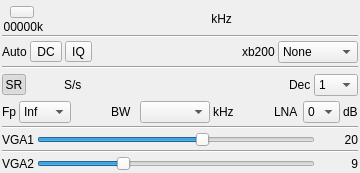
<?xml version="1.0" encoding="UTF-8"?>
<ui version="4.0">
 <class>Bladerf1InputGui</class>
 <widget class="QWidget" name="Bladerf1InputGui">
  <property name="geometry">
   <rect>
    <x>0</x>
    <y>0</y>
    <width>360</width>
    <height>173</height>
   </rect>
  </property>
  <property name="sizePolicy">
   <sizepolicy hsizetype="Fixed" vsizetype="Fixed">
    <horstretch>0</horstretch>
    <verstretch>0</verstretch>
   </sizepolicy>
  </property>
  <property name="minimumSize">
   <size>
    <width>360</width>
    <height>173</height>
   </size>
  </property>
  <property name="maximumSize">
   <size>
    <width>380</width>
    <height>250</height>
   </size>
  </property>
  <property name="font">
   <font>
    <family>Liberation Sans</family>
    <pointsize>9</pointsize>
   </font>
  </property>
  <property name="windowTitle">
   <string>BladeRF1</string>
  </property>
  <layout class="QVBoxLayout" name="verticalLayout">
   <property name="spacing">
    <number>3</number>
   </property>
   <property name="leftMargin">
    <number>2</number>
   </property>
   <property name="topMargin">
    <number>2</number>
   </property>
   <property name="rightMargin">
    <number>2</number>
   </property>
   <property name="bottomMargin">
    <number>2</number>
   </property>
   <item>
    <layout class="QHBoxLayout" name="horizontalLayout_freq">
     <property name="topMargin">
      <number>4</number>
     </property>
     <item>
      <layout class="QVBoxLayout" name="deviceUILayout">
       <item>
        <layout class="QHBoxLayout" name="deviceButtonsLayout">
         <item>
          <widget class="ButtonSwitch" name="startStop">
           <property name="toolTip">
            <string>start/stop acquisition</string>
           </property>
           <property name="text">
            <string/>
           </property>
           <property name="icon">
            <iconset resource="../../../sdrgui/resources/res.qrc">
             <normaloff>:/play.png</normaloff>
             <normalon>:/stop.png</normalon>:/play.png</iconset>
           </property>
          </widget>
         </item>
        </layout>
       </item>
       <item>
        <layout class="QHBoxLayout" name="deviceRateLayout">
         <item>
          <widget class="QLabel" name="deviceRateText">
           <property name="toolTip">
            <string>I/Q sample rate kS/s</string>
           </property>
           <property name="text">
            <string>00000k</string>
           </property>
           <property name="alignment">
            <set>Qt::AlignRight|Qt::AlignTrailing|Qt::AlignVCenter</set>
           </property>
          </widget>
         </item>
        </layout>
       </item>
      </layout>
     </item>
     <item>
      <spacer name="freqLeftSpacer">
       <property name="orientation">
        <enum>Qt::Horizontal</enum>
       </property>
       <property name="sizeHint" stdset="0">
        <size>
         <width>0</width>
         <height>0</height>
        </size>
       </property>
      </spacer>
     </item>
     <item>
      <widget class="ValueDial" name="centerFrequency" native="true">
       <property name="sizePolicy">
        <sizepolicy hsizetype="Maximum" vsizetype="Maximum">
         <horstretch>0</horstretch>
         <verstretch>0</verstretch>
        </sizepolicy>
       </property>
       <property name="minimumSize">
        <size>
         <width>32</width>
         <height>16</height>
        </size>
       </property>
       <property name="font">
        <font>
         <family>Liberation Mono</family>
         <pointsize>16</pointsize>
        </font>
       </property>
       <property name="cursor">
        <cursorShape>PointingHandCursor</cursorShape>
       </property>
       <property name="focusPolicy">
        <enum>Qt::StrongFocus</enum>
       </property>
       <property name="toolTip">
        <string>Tuner center frequency in kHz</string>
       </property>
      </widget>
     </item>
     <item>
      <widget class="QLabel" name="freqUnits">
       <property name="text">
        <string> kHz</string>
       </property>
      </widget>
     </item>
     <item>
      <spacer name="freqRightlSpacer">
       <property name="orientation">
        <enum>Qt::Horizontal</enum>
       </property>
       <property name="sizeHint" stdset="0">
        <size>
         <width>0</width>
         <height>0</height>
        </size>
       </property>
      </spacer>
     </item>
    </layout>
   </item>
   <item>
    <widget class="Line" name="line">
     <property name="orientation">
      <enum>Qt::Horizontal</enum>
     </property>
    </widget>
   </item>
   <item>
    <layout class="QGridLayout" name="gridLayout_corr">
     <item row="0" column="2">
      <widget class="ButtonSwitch" name="iqImbalance">
       <property name="toolTip">
        <string>Automatic IQ imbalance correction</string>
       </property>
       <property name="text">
        <string>IQ</string>
       </property>
      </widget>
     </item>
     <item row="0" column="1">
      <widget class="ButtonSwitch" name="dcOffset">
       <property name="toolTip">
        <string>Automatic DC offset removal</string>
       </property>
       <property name="text">
        <string>DC</string>
       </property>
      </widget>
     </item>
     <item row="0" column="3">
      <spacer name="horizontalSpacer_2">
       <property name="orientation">
        <enum>Qt::Horizontal</enum>
       </property>
       <property name="sizeHint" stdset="0">
        <size>
         <width>40</width>
         <height>20</height>
        </size>
       </property>
      </spacer>
     </item>
     <item row="0" column="0">
      <widget class="QLabel" name="corrLabel">
       <property name="text">
        <string>Auto</string>
       </property>
      </widget>
     </item>
     <item row="0" column="4">
      <widget class="QLabel" name="xb200Label">
       <property name="text">
        <string>xb200</string>
       </property>
      </widget>
     </item>
     <item row="0" column="5">
      <widget class="QComboBox" name="xb200">
       <property name="toolTip">
        <string>XB200 board mode</string>
       </property>
       <property name="currentText">
        <string>None</string>
       </property>
       <property name="currentIndex">
        <number>0</number>
       </property>
       <property name="maxVisibleItems">
        <number>5</number>
       </property>
       <item>
        <property name="text">
         <string>None</string>
        </property>
       </item>
       <item>
        <property name="text">
         <string>Bypass</string>
        </property>
       </item>
       <item>
        <property name="text">
         <string>Auto 1dB</string>
        </property>
       </item>
       <item>
        <property name="text">
         <string>Auto 3dB</string>
        </property>
       </item>
       <item>
        <property name="text">
         <string>Custom</string>
        </property>
       </item>
       <item>
        <property name="text">
         <string>50M</string>
        </property>
       </item>
       <item>
        <property name="text">
         <string>144M</string>
        </property>
       </item>
       <item>
        <property name="text">
         <string>222M</string>
        </property>
       </item>
      </widget>
     </item>
    </layout>
   </item>
   <item>
    <widget class="Line" name="line_freq">
     <property name="orientation">
      <enum>Qt::Horizontal</enum>
     </property>
    </widget>
   </item>
   <item>
    <layout class="QHBoxLayout" name="sampleRateLayout">
     <property name="topMargin">
      <number>2</number>
     </property>
     <property name="bottomMargin">
      <number>2</number>
     </property>
     <item>
      <widget class="QToolButton" name="sampleRateMode">
       <property name="minimumSize">
        <size>
         <width>24</width>
         <height>0</height>
        </size>
       </property>
       <property name="maximumSize">
        <size>
         <width>24</width>
         <height>16777215</height>
        </size>
       </property>
       <property name="toolTip">
        <string>Toggle between device to host (SR) and base band (BB) sample rate input</string>
       </property>
       <property name="text">
        <string>SR</string>
       </property>
       <property name="checkable">
        <bool>true</bool>
       </property>
       <property name="checked">
        <bool>true</bool>
       </property>
      </widget>
     </item>
     <item>
      <widget class="ValueDial" name="sampleRate" native="true">
       <property name="sizePolicy">
        <sizepolicy hsizetype="Maximum" vsizetype="Maximum">
         <horstretch>0</horstretch>
         <verstretch>0</verstretch>
        </sizepolicy>
       </property>
       <property name="minimumSize">
        <size>
         <width>32</width>
         <height>16</height>
        </size>
       </property>
       <property name="font">
        <font>
         <family>Liberation Mono</family>
         <pointsize>12</pointsize>
        </font>
       </property>
       <property name="cursor">
        <cursorShape>PointingHandCursor</cursorShape>
       </property>
      </widget>
     </item>
     <item>
      <widget class="QLabel" name="samplerateUnit">
       <property name="text">
        <string>S/s</string>
       </property>
      </widget>
     </item>
     <item>
      <spacer name="horizontalSpacer_5">
       <property name="orientation">
        <enum>Qt::Horizontal</enum>
       </property>
       <property name="sizeHint" stdset="0">
        <size>
         <width>40</width>
         <height>20</height>
        </size>
       </property>
      </spacer>
     </item>
     <item>
      <widget class="QLabel" name="label_decim">
       <property name="text">
        <string>Dec</string>
       </property>
      </widget>
     </item>
     <item>
      <widget class="QComboBox" name="decim">
       <property name="maximumSize">
        <size>
         <width>50</width>
         <height>16777215</height>
        </size>
       </property>
       <property name="toolTip">
        <string>Decimation factor</string>
       </property>
       <property name="currentIndex">
        <number>0</number>
       </property>
       <item>
        <property name="text">
         <string>1</string>
        </property>
       </item>
       <item>
        <property name="text">
         <string>2</string>
        </property>
       </item>
       <item>
        <property name="text">
         <string>4</string>
        </property>
       </item>
       <item>
        <property name="text">
         <string>8</string>
        </property>
       </item>
       <item>
        <property name="text">
         <string>16</string>
        </property>
       </item>
       <item>
        <property name="text">
         <string>32</string>
        </property>
       </item>
       <item>
        <property name="text">
         <string>64</string>
        </property>
       </item>
      </widget>
     </item>
    </layout>
   </item>
   <item>
    <layout class="QGridLayout" name="gridLayout_decim" columnstretch="0,0,0,0,0,0,0,0,0,0,0,0">
     <property name="spacing">
      <number>3</number>
     </property>
     <item row="0" column="4">
      <spacer name="fcPosRightSpacer">
       <property name="orientation">
        <enum>Qt::Horizontal</enum>
       </property>
       <property name="sizeHint" stdset="0">
        <size>
         <width>40</width>
         <height>20</height>
        </size>
       </property>
      </spacer>
     </item>
     <item row="0" column="5">
      <widget class="QLabel" name="bandwidthLabel">
       <property name="sizePolicy">
        <sizepolicy hsizetype="Maximum" vsizetype="Preferred">
         <horstretch>0</horstretch>
         <verstretch>0</verstretch>
        </sizepolicy>
       </property>
       <property name="text">
        <string>BW  </string>
       </property>
      </widget>
     </item>
     <item row="0" column="2">
      <widget class="QLabel" name="label_fcPos">
       <property name="text">
        <string>Fp</string>
       </property>
      </widget>
     </item>
     <item row="0" column="3">
      <widget class="QComboBox" name="fcPos">
       <property name="toolTip">
        <string>Relative position of device center frequency</string>
       </property>
       <item>
        <property name="text">
         <string>Inf</string>
        </property>
       </item>
       <item>
        <property name="text">
         <string>Sup</string>
        </property>
       </item>
       <item>
        <property name="text">
         <string>Cen</string>
        </property>
       </item>
      </widget>
     </item>
     <item row="0" column="9">
      <widget class="QLabel" name="lnaGainLabel">
       <property name="sizePolicy">
        <sizepolicy hsizetype="Maximum" vsizetype="Preferred">
         <horstretch>0</horstretch>
         <verstretch>0</verstretch>
        </sizepolicy>
       </property>
       <property name="text">
        <string>LNA </string>
       </property>
       <property name="alignment">
        <set>Qt::AlignRight|Qt::AlignTrailing|Qt::AlignVCenter</set>
       </property>
      </widget>
     </item>
     <item row="0" column="10">
      <widget class="QComboBox" name="lna">
       <property name="maximumSize">
        <size>
         <width>40</width>
         <height>16777215</height>
        </size>
       </property>
       <item>
        <property name="text">
         <string>0</string>
        </property>
       </item>
       <item>
        <property name="text">
         <string>3</string>
        </property>
       </item>
       <item>
        <property name="text">
         <string>6</string>
        </property>
       </item>
      </widget>
     </item>
     <item row="0" column="11">
      <widget class="QLabel" name="label">
       <property name="text">
        <string>dB</string>
       </property>
      </widget>
     </item>
     <item row="0" column="7">
      <widget class="QLabel" name="bandwidthUnit">
       <property name="text">
        <string>kHz</string>
       </property>
      </widget>
     </item>
     <item row="0" column="6">
      <widget class="QComboBox" name="bandwidth">
       <property name="maximumSize">
        <size>
         <width>70</width>
         <height>16777215</height>
        </size>
       </property>
       <property name="toolTip">
        <string>IF bandwidth in kHz</string>
       </property>
      </widget>
     </item>
     <item row="0" column="8">
      <spacer name="horizontalSpacer_3">
       <property name="orientation">
        <enum>Qt::Horizontal</enum>
       </property>
       <property name="sizeHint" stdset="0">
        <size>
         <width>40</width>
         <height>20</height>
        </size>
       </property>
      </spacer>
     </item>
    </layout>
   </item>
   <item>
    <widget class="Line" name="line_lna">
     <property name="orientation">
      <enum>Qt::Horizontal</enum>
     </property>
    </widget>
   </item>
   <item>
    <layout class="QGridLayout" name="gridLayout_vga1">
     <property name="spacing">
      <number>3</number>
     </property>
     <item row="0" column="1">
      <widget class="QSlider" name="vga1">
       <property name="toolTip">
        <string>Amplifier before filtering gain (dB)</string>
       </property>
       <property name="minimum">
        <number>5</number>
       </property>
       <property name="maximum">
        <number>30</number>
       </property>
       <property name="pageStep">
        <number>1</number>
       </property>
       <property name="value">
        <number>20</number>
       </property>
       <property name="orientation">
        <enum>Qt::Horizontal</enum>
       </property>
      </widget>
     </item>
     <item row="0" column="2">
      <widget class="QLabel" name="vga1Text">
       <property name="minimumSize">
        <size>
         <width>40</width>
         <height>0</height>
        </size>
       </property>
       <property name="text">
        <string>20</string>
       </property>
       <property name="alignment">
        <set>Qt::AlignRight|Qt::AlignTrailing|Qt::AlignVCenter</set>
       </property>
      </widget>
     </item>
     <item row="0" column="0">
      <widget class="QLabel" name="vga1Label">
       <property name="text">
        <string>VGA1</string>
       </property>
      </widget>
     </item>
    </layout>
   </item>
   <item>
    <widget class="Line" name="line_vga1">
     <property name="orientation">
      <enum>Qt::Horizontal</enum>
     </property>
    </widget>
   </item>
   <item>
    <layout class="QGridLayout" name="gridLayout_vga2" columnstretch="0,0,0">
     <property name="spacing">
      <number>3</number>
     </property>
     <item row="0" column="0">
      <widget class="QLabel" name="vga2Label">
       <property name="text">
        <string>VGA2</string>
       </property>
      </widget>
     </item>
     <item row="0" column="1">
      <widget class="QSlider" name="vga2">
       <property name="toolTip">
        <string>Amplifier before ADC gain (dB)</string>
       </property>
       <property name="maximum">
        <number>30</number>
       </property>
       <property name="singleStep">
        <number>3</number>
       </property>
       <property name="pageStep">
        <number>3</number>
       </property>
       <property name="value">
        <number>9</number>
       </property>
       <property name="orientation">
        <enum>Qt::Horizontal</enum>
       </property>
      </widget>
     </item>
     <item row="0" column="2">
      <widget class="QLabel" name="vga2Text">
       <property name="minimumSize">
        <size>
         <width>40</width>
         <height>0</height>
        </size>
       </property>
       <property name="text">
        <string>9</string>
       </property>
       <property name="alignment">
        <set>Qt::AlignRight|Qt::AlignTrailing|Qt::AlignVCenter</set>
       </property>
      </widget>
     </item>
    </layout>
   </item>
  </layout>
 </widget>
 <customwidgets>
  <customwidget>
   <class>ValueDial</class>
   <extends>QWidget</extends>
   <header>gui/valuedial.h</header>
   <container>1</container>
  </customwidget>
  <customwidget>
   <class>ButtonSwitch</class>
   <extends>QToolButton</extends>
   <header>gui/buttonswitch.h</header>
  </customwidget>
 </customwidgets>
 <resources>
  <include location="../../../sdrgui/resources/res.qrc"/>
 </resources>
 <connections/>
</ui>
